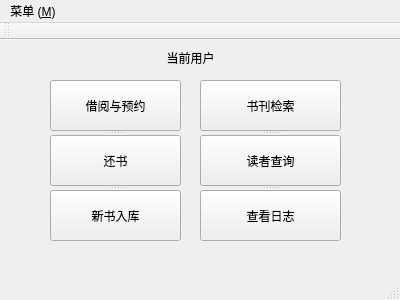
<?xml version="1.0" encoding="UTF-8"?>
<ui version="4.0">
 <class>MainWindow</class>
 <widget class="QMainWindow" name="MainWindow">
  <property name="geometry">
   <rect>
    <x>0</x>
    <y>0</y>
    <width>400</width>
    <height>300</height>
   </rect>
  </property>
  <property name="windowTitle">
   <string>MainWindow</string>
  </property>
  <widget class="QWidget" name="centralWidget">
   <widget class="QSplitter" name="splitter">
    <property name="geometry">
     <rect>
      <x>50</x>
      <y>40</y>
      <width>131</width>
      <height>161</height>
     </rect>
    </property>
    <property name="orientation">
     <enum>Qt::Vertical</enum>
    </property>
    <widget class="QPushButton" name="borrow_button">
     <property name="enabled">
      <bool>true</bool>
     </property>
     <property name="text">
      <string>借阅与预约</string>
     </property>
    </widget>
    <widget class="QPushButton" name="return_button">
     <property name="text">
      <string>还书</string>
     </property>
    </widget>
    <widget class="QPushButton" name="newbook_button">
     <property name="text">
      <string>新书入库</string>
     </property>
    </widget>
   </widget>
   <widget class="QSplitter" name="splitter_2">
    <property name="geometry">
     <rect>
      <x>200</x>
      <y>40</y>
      <width>141</width>
      <height>161</height>
     </rect>
    </property>
    <property name="orientation">
     <enum>Qt::Vertical</enum>
    </property>
    <widget class="QPushButton" name="search_button">
     <property name="text">
      <string>书刊检索</string>
     </property>
    </widget>
    <widget class="QPushButton" name="findreader_button">
     <property name="text">
      <string>读者查询</string>
     </property>
    </widget>
    <widget class="QPushButton" name="journal_button">
     <property name="text">
      <string>查看日志</string>
     </property>
    </widget>
   </widget>
   <widget class="QLabel" name="current_user">
    <property name="geometry">
     <rect>
      <x>160</x>
      <y>10</y>
      <width>61</width>
      <height>16</height>
     </rect>
    </property>
    <property name="text">
     <string>当前用户</string>
    </property>
    <property name="alignment">
     <set>Qt::AlignCenter</set>
    </property>
   </widget>
  </widget>
  <widget class="QMenuBar" name="menuBar">
   <property name="geometry">
    <rect>
     <x>0</x>
     <y>0</y>
     <width>400</width>
     <height>23</height>
    </rect>
   </property>
   <widget class="QMenu" name="menu">
    <property name="title">
     <string>菜单 (&amp;M)</string>
    </property>
    <addaction name="action_help"/>
    <addaction name="separator"/>
    <addaction name="action_exit"/>
   </widget>
   <addaction name="menu"/>
  </widget>
  <widget class="QToolBar" name="mainToolBar">
   <attribute name="toolBarArea">
    <enum>TopToolBarArea</enum>
   </attribute>
   <attribute name="toolBarBreak">
    <bool>false</bool>
   </attribute>
  </widget>
  <widget class="QStatusBar" name="statusBar"/>
  <action name="action_help">
   <property name="text">
    <string>帮助 (&amp;H)</string>
   </property>
   <property name="shortcut">
    <string>Ctrl+Q</string>
   </property>
  </action>
  <action name="action_exit">
   <property name="text">
    <string>退出 (&amp;E)</string>
   </property>
   <property name="shortcut">
    <string>Esc</string>
   </property>
  </action>
 </widget>
 <layoutdefault spacing="6" margin="11"/>
 <resources/>
 <connections/>
</ui>
